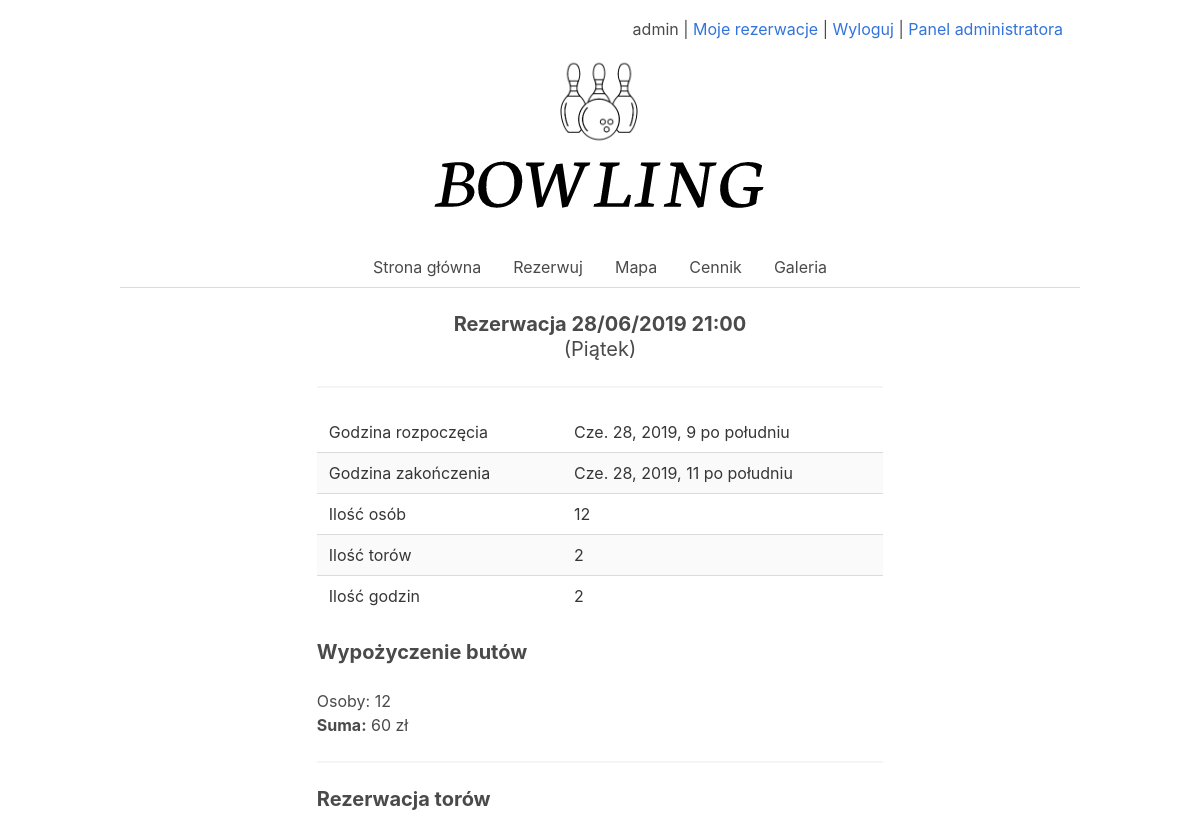
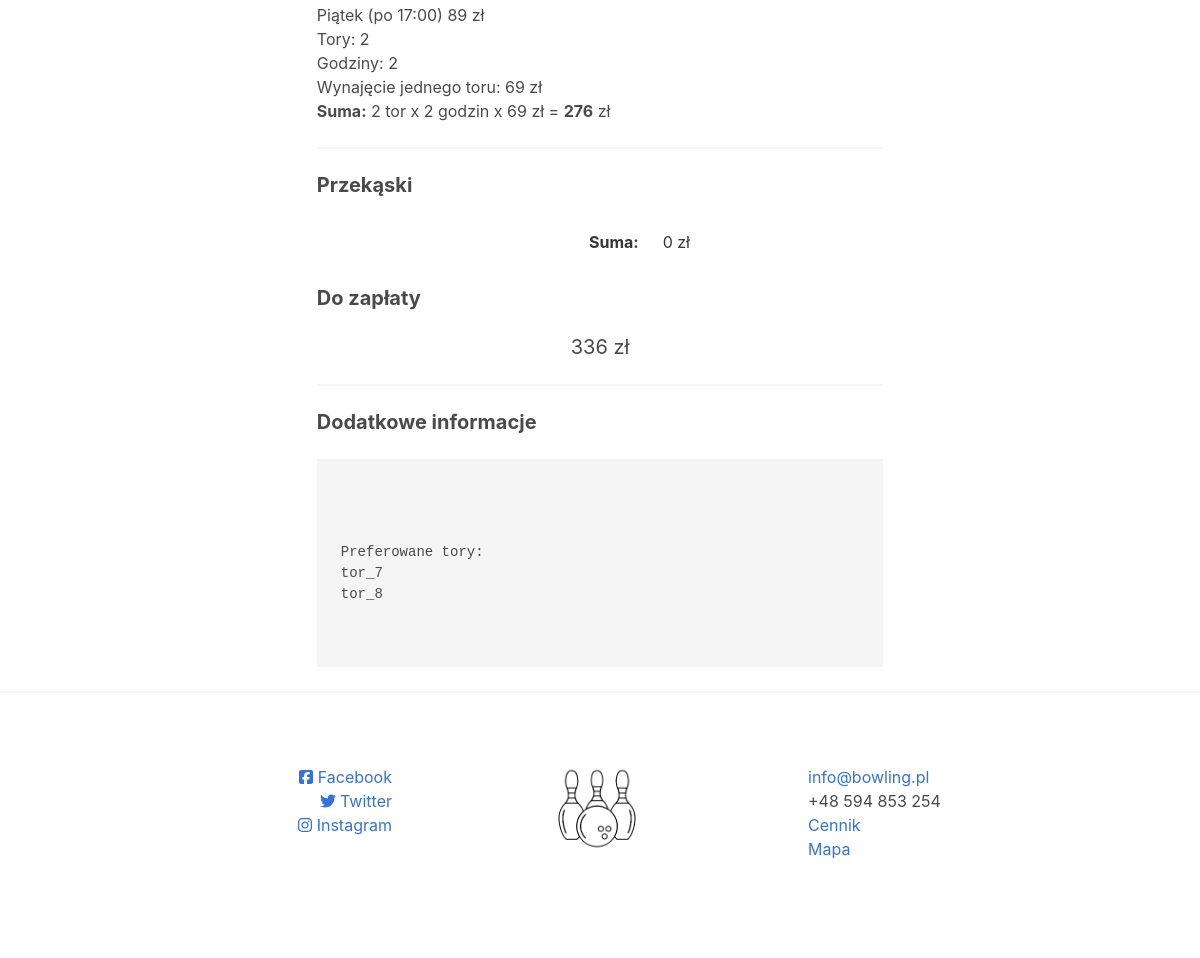
The page /zamowienie/26 (signed in) on the database its author committed (2 pictures, top to bottom).
### kregielnia_app/models.py (models this page shows, shortened)
class Rezerwacja(models.Model):
    class Meta:
        verbose_name_plural = "Rezerwacje"
    date_added = models.DateTimeField(auto_now_add=True)
    date_modified = models.DateTimeField(auto_now=True)
    user_id = models.ForeignKey("Profil", on_delete=models.CASCADE)
    dt_rozpoczecia = models.DateTimeField(null=False, blank=False)
    dt_zakonczenia = models.DateTimeField(null=False, blank=False)
    ilosc_osob = models.IntegerField(null=False, blank=False)
    ilosc_torow = models.IntegerField(null=False, blank=False)
    ilosc_godzin = models.IntegerField(null=False, blank=False)
    dod_info = models.TextField(null=True, blank=True)

### kregielnia_app/views.py (the view, shortened to what this page needs)
# urls.py: path('zamowienie/<int:pk>', views.ZamowienieDetailView.as_view(), name="zamowienie_detail"),
class ZamowienieDetailView(generic.DetailView):
    model = Rezerwacja
    def get_context_data(self, **kwargs):
        context = super().get_context_data(**kwargs)
        context["has_access"] = self.object.user_id.user_id == self.request.user.id
        context["przekaski"] = PrzekaskiZamowienie.objects.filter(rezerwacja_id=self.object)
        context["buty_cena"] = self.object.ilosc_osob * 5
        przekaski_cena = 0
        for _ in context["przekaski"]:
            przekaski_cena += _.przekaski_id.cena
        context["przekaski_cena"] = przekaski_cena
        context["po_17"] = self.object.dt_rozpoczecia.hour > 17
        if self.object.dt_rozpoczecia.weekday() in [0, 1, 2, 4]:
            if context["po_17"]:
                context["za_tor"] = 69
                context["za_tor_suma"] = 69 * self.object.ilosc_torow * self.object.ilosc_godzin
            else:
                context["za_tor"] = 49
                context["za_tor_suma"] = 49 * self.object.ilosc_torow * self.object.ilosc_godzin
        context["suma_final"] = context["za_tor_suma"] + context["buty_cena"] + context["przekaski_cena"]
        return context

### kregielnia_app/templates/kregielnia_app/rezerwacja_detail.html (shortened to what this page needs)
{% extends '_Main/template.html' %}
{% load staticfiles %}
{% block content %}
<div class="column is-three-fifths is-offset-one-fifth">
  <h1 class="subtitle has-text-centered">
    <b>Rezerwacja {{object.dt_rozpoczecia|date:"d/m/Y H:i"}}</b>
    <br>
    ({{object.dt_rozpoczecia|date:"l"}})
  </h1>
    {% if has_access %}
    <hr>
    <table class="table is-fullwidth is-striped">
      <tbody>
        <tr>
          <td>Godzina rozpoczęcia</td>
          <td>{{object.dt_rozpoczecia}}</td>
        </tr>
        <tr>
          <td>Godzina zakończenia</td>
          <td>{{object.dt_zakonczenia}}</td>
        </tr>
        <tr>
          <td>Ilość osób</td>
          <td>{{object.ilosc_osob}}</td>
        </tr>
        <tr>
          <td>Ilość torów</td>
          <td>{{object.ilosc_torow}}</td>
        </tr>
        <tr>
          <td>Ilość godzin</td>
          <td>{{object.ilosc_godzin}}</td>
        </tr>
      </tbody>
    </table>
    <h1 class="subtitle">
      <b>Wypożyczenie butów</b>
    </h1>
    Osoby: {{object.ilosc_osob}}
    <br>
    <b>Suma:</b> {{buty_cena}} zł
    <hr>
    <h1 class="subtitle">
      <b>Rezerwacja torów</b>
    </h1>
    {% if object.dt_rozpoczecia|date:"w" == "5" %}
      Piątek
        {% if po_17 %} (po 17:00) 89{% else %}(przed 17:00) 49{% endif %} zł
    {% endif %}
    <br>
    Tory: {{object.ilosc_torow}}
    <br>
    Godziny: {{object.ilosc_godzin}}
    <br>
    Wynajęcie jednego toru: {{za_tor}} zł
    <br>
    <b>Suma:</b> {{object.ilosc_torow}} tor x {{object.ilosc_godzin}} godzin x {{za_tor}} zł = <b>{{za_tor_suma}}</b> zł
<hr>
    <h1 class="subtitle">
      <b>Przekąski</b>
    </h1>
    <table class="table is-fullwidth is-striped">
      <tbody>
        <tr>
          <td style="text-align:right;"><b>Suma:</b></td>
          <td>{{przekaski_cena}} zł</td>
        </tr>
      </tbody>
    </table>
    <h1 class="subtitle">
      <b>Do zapłaty</b>
    </h1>
    <p class="subtitle has-text-centered">
      {{suma_final}} zł
    </p>
    <hr>
    <h1 class="subtitle">
      <b>Dodatkowe informacje</b>
    </h1>
    <p class="has-text-centered">
      <pre>
        {% if object.dod_info %}
        {{object.dod_info}}
        {% else %}
        - Brak -
        {% endif %}
      </pre>
    </p>
    {% else %}
    <h1 class="subtitle has-text-centered">
      <b>
        Nie masz uprawnień aby przeglądać to zamówienie
      </b>
    </h1>
    {% endif %}
</div>
{% endblock %}

### Kregielnia/templates/_Main/upper-bar.html (shortened to what this page needs)
<div class="container">
  <div class="columns" style="margin: 3px;">
    <div class="column is-12">
      {% if user.is_authenticated %}
      <span style="margin: 2px;float:right;">
        <span>{{user.username}}
        </span>
        |
        <a href="{% url 'moje_rezerwacje' %}">Moje rezerwacje</a>
        |
        <a href="{% url 'logout' %}">Wyloguj</a>
        {% if user.is_staff %}
        |
        <a href="/admin/">Panel administratora</a>
        {% endif %}
      </span>
      {% else %}
      <span style="margin: 2px;float:right;">
        <a href="{% url 'logowanie' %}?next=/">Logowanie</a>
        |
        <a href="{% url 'rejestracja' %}">Rejestracja</a>
      </span>
      {% endif %}
    </div>
  </div>
</div>

### rows shown on the page
Rezerwacja: dt_rozpoczecia "28/06/2019 21:00", dt_rozpoczecia "Piątek", dt_rozpoczecia "Cze. 28, 2019, 9 po południu", dt_zakonczenia "Cze. 28, 2019, 11 po południu", ilosc_osob "12", ilosc_torow "2", ilosc_godzin "2", dod_info "Preferowane tory: tor_7 tor_8"

### other values the page prints
{{ user.username }} "admin"
{{ buty_cena }} "60"
{{ za_tor }} "69"
{{ za_tor_suma }} "276"
{{ przekaski_cena }} "0"
{{ suma_final }} "336"
